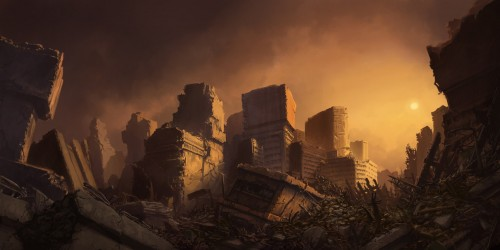
#> input picture Planet.jpg, 500 x 250 px
$ jupyter execute --allow-errors 'Addition and Subtraction on Image.ipynb'
#> lines starting #> are read from the running program, lines starting #| are printed output that depends on the picture
## Addition

[cell 1]
import cv2
import numpy as np

image1 = cv2.imread('Planet.jpg')
#> image1 is the input picture: shape (250, 500, 3); mean B, G, R 34.8, 52.4, 81
image2 = cv2.imread('Stars.jpg')
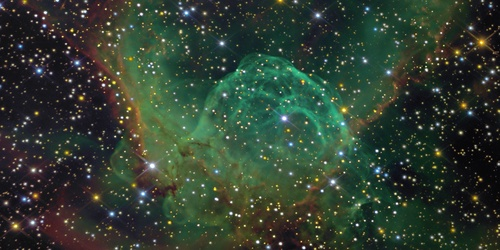
#> input picture Stars.jpg, 500 x 250 px
#> image2 is the input picture: shape (250, 500, 3); mean B, G, R 49.4, 62.5, 48.9
# cv2.addWeighted is applied over the
# image inputs with applied parameters
weightedSum = cv2.addWeighted(image1, 0.5, image2, 0.4, 0)
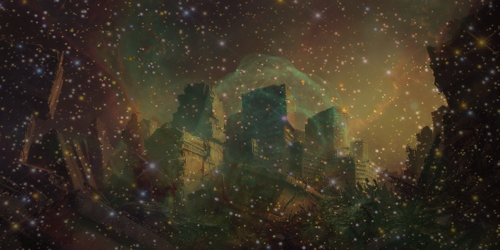
#> weightedSum: shape (250, 500, 3); mean B, G, R 37.2, 51.2, 60


cv2.imshow("window",weightedSum)
cv2.waitKey(0)
cv2.destroyAllWindows()

## Subtraction

[cell 2]
import cv2
import numpy as np

image1 = cv2.imread('Boy.png')
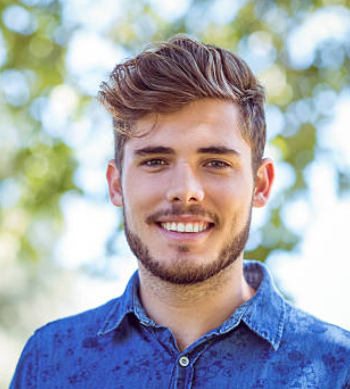
#> input picture Boy.png, 350 x 389 px
#> image1 is the input picture: shape (389, 350, 3); mean B, G, R 174.4, 168.1, 165.2
image2 = cv2.imread('boy3.png')

#> (the rest of this cell did not finish here and is left out)
